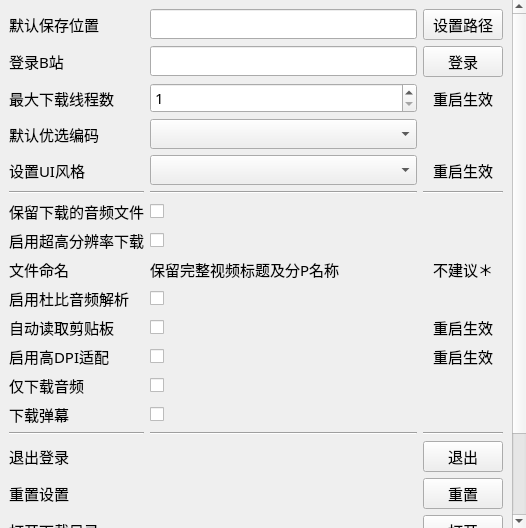
<?xml version="1.0" encoding="UTF-8"?>
<ui version="4.0">
 <class>SettingsWidget</class>
 <widget class="QWidget" name="SettingsWidget">
  <property name="font">
   <font>
    <family>HarmonyOS Sans SC</family>
    <pointsize>11</pointsize>
   </font>
  </property>
  <property name="windowTitle">
   <string>Form</string>
  </property>
  <layout class="QGridLayout" name="gridLayout_2">
   <property name="leftMargin">
    <number>0</number>
   </property>
   <property name="topMargin">
    <number>0</number>
   </property>
   <property name="rightMargin">
    <number>0</number>
   </property>
   <property name="bottomMargin">
    <number>0</number>
   </property>
   <item row="0" column="0">
    <widget class="QScrollArea" name="scrollArea">
     <property name="minimumSize">
      <size>
       <width>526</width>
       <height>0</height>
      </size>
     </property>
     <property name="styleSheet">
      <string notr="true">#scrollArea{
  background-color: transparent;
}
#scrollArea #scrollAreaWidgetContents{
  background-color: transparent;
}</string>
     </property>
     <property name="frameShape">
      <enum>QFrame::NoFrame</enum>
     </property>
     <property name="horizontalScrollBarPolicy">
      <enum>Qt::ScrollBarAlwaysOff</enum>
     </property>
     <property name="widgetResizable">
      <bool>true</bool>
     </property>
     <widget class="QWidget" name="scrollAreaWidgetContents">
      <property name="geometry">
       <rect>
        <x>0</x>
        <y>0</y>
        <width>526</width>
        <height>562</height>
       </rect>
      </property>
      <property name="font">
       <font>
        <family>HarmonyOS Sans SC</family>
        <pointsize>11</pointsize>
       </font>
      </property>
      <layout class="QGridLayout" name="gridLayout_3">
       <item row="0" column="0">
        <layout class="QGridLayout" name="gridLayout">
         <item row="20" column="0">
          <widget class="QLabel" name="label_12">
           <property name="text">
            <string>注意</string>
           </property>
          </widget>
         </item>
         <item row="0" column="1">
          <widget class="QLineEdit" name="line_path">
           <property name="styleSheet">
            <string notr="true">font: 11pt &quot;HarmonyOS Sans SC&quot;;</string>
           </property>
          </widget>
         </item>
         <item row="4" column="1">
          <widget class="QComboBox" name="combo_style"/>
         </item>
         <item row="15" column="0">
          <widget class="QLabel" name="label_18">
           <property name="text">
            <string>退出登录</string>
           </property>
          </widget>
         </item>
         <item row="12" column="0">
          <widget class="QLabel" name="label_14">
           <property name="text">
            <string>仅下载音频</string>
           </property>
          </widget>
         </item>
         <item row="7" column="1">
          <widget class="QCheckBox" name="check_hiper">
           <property name="text">
            <string/>
           </property>
          </widget>
         </item>
         <item row="5" column="2">
          <widget class="Line" name="line_9">
           <property name="orientation">
            <enum>Qt::Horizontal</enum>
           </property>
          </widget>
         </item>
         <item row="18" column="2">
          <widget class="QPushButton" name="button_config_dir">
           <property name="text">
            <string>打开</string>
           </property>
          </widget>
         </item>
         <item row="1" column="2">
          <widget class="QPushButton" name="button_login">
           <property name="text">
            <string>登录</string>
           </property>
          </widget>
         </item>
         <item row="11" column="2">
          <widget class="QLabel" name="label_16">
           <property name="text">
            <string>重启生效</string>
           </property>
           <property name="alignment">
            <set>Qt::AlignCenter</set>
           </property>
          </widget>
         </item>
         <item row="18" column="0">
          <widget class="QLabel" name="label_17">
           <property name="text">
            <string>打开配置文件目录</string>
           </property>
          </widget>
         </item>
         <item row="19" column="2">
          <widget class="Line" name="line_6">
           <property name="orientation">
            <enum>Qt::Horizontal</enum>
           </property>
          </widget>
         </item>
         <item row="7" column="0">
          <widget class="QLabel" name="label_9">
           <property name="toolTip">
            <string>打开后可以获取8K、HDR的视频内容</string>
           </property>
           <property name="text">
            <string>启用超高分辨率下载</string>
           </property>
          </widget>
         </item>
         <item row="13" column="0">
          <widget class="QLabel" name="label_4">
           <property name="text">
            <string>下载弹幕</string>
           </property>
          </widget>
         </item>
         <item row="6" column="1">
          <widget class="QCheckBox" name="check_reserve_audio"/>
         </item>
         <item row="19" column="0">
          <widget class="Line" name="line_4">
           <property name="orientation">
            <enum>Qt::Horizontal</enum>
           </property>
          </widget>
         </item>
         <item row="20" column="1">
          <widget class="SpecialColoredLabel" name="label_13">
           <property name="text">
            <string>离开设置界面以保存设置</string>
           </property>
           <property name="alignment">
            <set>Qt::AlignCenter</set>
           </property>
          </widget>
         </item>
         <item row="3" column="0">
          <widget class="QLabel" name="label_6">
           <property name="text">
            <string>默认优选编码</string>
           </property>
          </widget>
         </item>
         <item row="2" column="1">
          <widget class="QSpinBox" name="spin_threads">
           <property name="minimum">
            <number>1</number>
           </property>
           <property name="maximum">
            <number>8</number>
           </property>
          </widget>
         </item>
         <item row="6" column="0">
          <widget class="QLabel" name="label_3">
           <property name="text">
            <string>保留下载的音频文件</string>
           </property>
          </widget>
         </item>
         <item row="2" column="0">
          <widget class="QLabel" name="label_7">
           <property name="text">
            <string>最大下载线程数</string>
           </property>
          </widget>
         </item>
         <item row="11" column="0">
          <widget class="QLabel" name="label_15">
           <property name="text">
            <string>启用高DPI适配</string>
           </property>
          </widget>
         </item>
         <item row="12" column="1">
          <widget class="QCheckBox" name="check_audio">
           <property name="text">
            <string/>
           </property>
          </widget>
         </item>
         <item row="10" column="2">
          <widget class="QLabel" name="label_22">
           <property name="text">
            <string>重启生效</string>
           </property>
           <property name="alignment">
            <set>Qt::AlignCenter</set>
           </property>
          </widget>
         </item>
         <item row="0" column="2">
          <widget class="QPushButton" name="button_path">
           <property name="text">
            <string>设置路径</string>
           </property>
          </widget>
         </item>
         <item row="8" column="2">
          <widget class="QLabel" name="label_20">
           <property name="toolTip">
            <string>启用此选项可能存在隐患，可能导致程序崩溃或者造成其他更严重的影响。</string>
           </property>
           <property name="toolTipDuration">
            <number>0</number>
           </property>
           <property name="text">
            <string>不建议＊</string>
           </property>
           <property name="alignment">
            <set>Qt::AlignCenter</set>
           </property>
          </widget>
         </item>
         <item row="15" column="2">
          <widget class="QPushButton" name="button_logout">
           <property name="text">
            <string>退出</string>
           </property>
          </widget>
         </item>
         <item row="10" column="0">
          <widget class="QLabel" name="label_21">
           <property name="text">
            <string>自动读取剪贴板</string>
           </property>
          </widget>
         </item>
         <item row="1" column="1">
          <widget class="QLineEdit" name="line_login">
           <property name="readOnly">
            <bool>true</bool>
           </property>
          </widget>
         </item>
         <item row="5" column="0">
          <widget class="Line" name="line_8">
           <property name="orientation">
            <enum>Qt::Horizontal</enum>
           </property>
          </widget>
         </item>
         <item row="1" column="0">
          <widget class="QLabel" name="label_2">
           <property name="text">
            <string>登录B站</string>
           </property>
          </widget>
         </item>
         <item row="4" column="2">
          <widget class="QLabel" name="label_11">
           <property name="text">
            <string>重启生效</string>
           </property>
           <property name="alignment">
            <set>Qt::AlignCenter</set>
           </property>
          </widget>
         </item>
         <item row="8" column="0">
          <widget class="QLabel" name="label_19">
           <property name="toolTip">
            <string>视频标题和分P名称不再截断，特殊字符沿用下划线替换规则。</string>
           </property>
           <property name="text">
            <string>文件命名</string>
           </property>
          </widget>
         </item>
         <item row="14" column="0">
          <widget class="Line" name="line">
           <property name="orientation">
            <enum>Qt::Horizontal</enum>
           </property>
          </widget>
         </item>
         <item row="4" column="0">
          <widget class="QLabel" name="label_10">
           <property name="text">
            <string>设置UI风格</string>
           </property>
          </widget>
         </item>
         <item row="10" column="1">
          <widget class="QCheckBox" name="check_read_clipboard">
           <property name="text">
            <string/>
           </property>
          </widget>
         </item>
         <item row="21" column="1">
          <spacer name="verticalSpacer">
           <property name="orientation">
            <enum>Qt::Vertical</enum>
           </property>
           <property name="sizeHint" stdset="0">
            <size>
             <width>20</width>
             <height>40</height>
            </size>
           </property>
          </spacer>
         </item>
         <item row="11" column="1">
          <widget class="QCheckBox" name="check_highdpi">
           <property name="text">
            <string/>
           </property>
          </widget>
         </item>
         <item row="16" column="0">
          <widget class="QLabel" name="label_5">
           <property name="text">
            <string>重置设置</string>
           </property>
          </widget>
         </item>
         <item row="9" column="1">
          <widget class="QCheckBox" name="check_dolby_audio">
           <property name="text">
            <string/>
           </property>
          </widget>
         </item>
         <item row="19" column="1">
          <widget class="Line" name="line_5">
           <property name="orientation">
            <enum>Qt::Horizontal</enum>
           </property>
          </widget>
         </item>
         <item row="13" column="1">
          <widget class="QCheckBox" name="check_danmaku"/>
         </item>
         <item row="3" column="1">
          <widget class="QComboBox" name="combo_codec"/>
         </item>
         <item row="14" column="2">
          <widget class="Line" name="line_3">
           <property name="orientation">
            <enum>Qt::Horizontal</enum>
           </property>
          </widget>
         </item>
         <item row="9" column="0">
          <widget class="QLabel" name="label_23">
           <property name="text">
            <string>启用杜比音频解析</string>
           </property>
          </widget>
         </item>
         <item row="2" column="2">
          <widget class="QLabel" name="label_8">
           <property name="text">
            <string>重启生效</string>
           </property>
           <property name="alignment">
            <set>Qt::AlignCenter</set>
           </property>
          </widget>
         </item>
         <item row="8" column="1">
          <widget class="QLabel" name="label_filename_policy">
           <property name="toolTip">
            <string>不再按20字符截断标题，旧版长度设置也不会截断新任务。</string>
           </property>
           <property name="text">
            <string>保留完整视频标题及分P名称</string>
           </property>
          </widget>
         </item>
         <item row="5" column="1">
          <widget class="Line" name="line_7">
           <property name="orientation">
            <enum>Qt::Horizontal</enum>
           </property>
          </widget>
         </item>
         <item row="0" column="0">
          <widget class="QLabel" name="label">
           <property name="text">
            <string>默认保存位置</string>
           </property>
          </widget>
         </item>
         <item row="16" column="2">
          <widget class="QPushButton" name="button_reset">
           <property name="text">
            <string>重置</string>
           </property>
          </widget>
         </item>
         <item row="14" column="1">
          <widget class="Line" name="line_2">
           <property name="orientation">
            <enum>Qt::Horizontal</enum>
           </property>
          </widget>
         </item>
         <item row="17" column="0">
          <widget class="QLabel" name="label_24">
           <property name="text">
            <string>打开下载目录</string>
           </property>
          </widget>
         </item>
         <item row="17" column="2">
          <widget class="QPushButton" name="button_open_download_dir">
           <property name="text">
            <string>打开</string>
           </property>
          </widget>
         </item>
        </layout>
       </item>
      </layout>
     </widget>
    </widget>
   </item>
  </layout>
 </widget>
 <customwidgets>
  <customwidget>
   <class>SpecialColoredLabel</class>
   <extends>QLabel</extends>
   <header>specialcoloredlabel.h</header>
  </customwidget>
 </customwidgets>
 <tabstops>
  <tabstop>scrollArea</tabstop>
  <tabstop>line_path</tabstop>
  <tabstop>button_path</tabstop>
  <tabstop>line_login</tabstop>
  <tabstop>button_login</tabstop>
  <tabstop>spin_threads</tabstop>
  <tabstop>combo_codec</tabstop>
  <tabstop>combo_style</tabstop>
  <tabstop>check_reserve_audio</tabstop>
  <tabstop>check_hiper</tabstop>
  <tabstop>check_highdpi</tabstop>
  <tabstop>check_audio</tabstop>
  <tabstop>check_danmaku</tabstop>
  <tabstop>button_logout</tabstop>
  <tabstop>button_reset</tabstop>
  <tabstop>button_config_dir</tabstop>
 </tabstops>
 <resources/>
 <connections/>
</ui>
